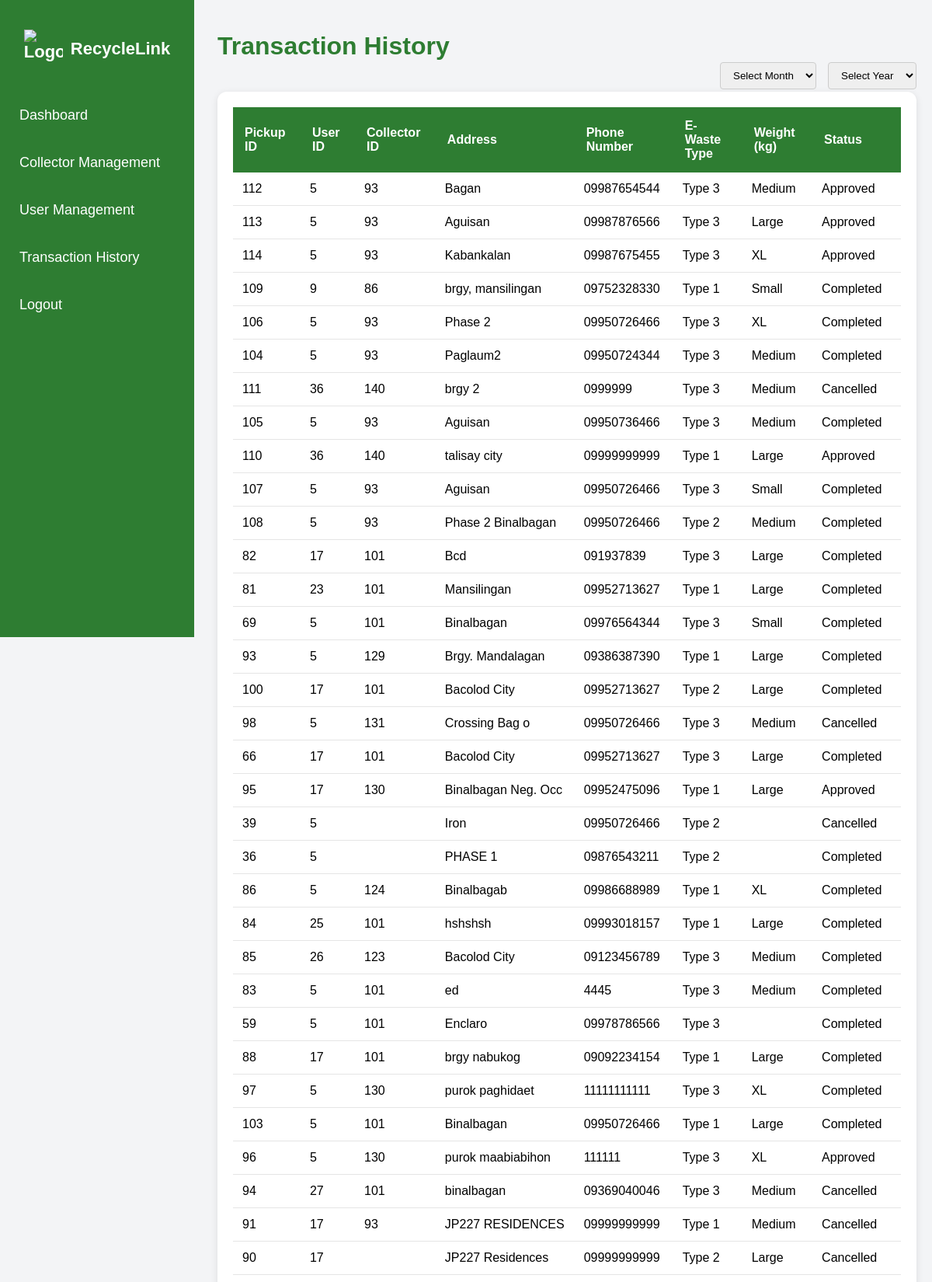
/transaction_history.php (upper part), run on the app's committed database.
### tables this page shows
CREATE TABLE `pickups` (
  `pickup_id` int(11) NOT NULL,
  `user_id` int(11) NOT NULL,
  `collector_id` int(11) UNSIGNED DEFAULT NULL,
  `address` varchar(225) NOT NULL,
  `phone_number` varchar(11) NOT NULL,
  `weight_kg` enum('Small','Medium','Large','XL','') NOT NULL,
  `status` enum('Pending','Approved','Disapproved','Completed','Cancelled') DEFAULT 'Pending',
  `pickup_time` time NOT NULL,
  `pickup_date` date NOT NULL DEFAULT current_timestamp(),
  `e_waste_type` enum('Type 1','Type 2','Type 3','Type 4') NOT NULL,
  `reason` varchar(255) DEFAULT NULL,
  `created_at` timestamp NOT NULL DEFAULT current_timestamp()
);

### transaction_history.php (the view, shortened to what this page needs)
<?php
$conn = new mysqli('localhost:3306', 'kayemndjr11_123', 'Kayemondejar123!', 'kayemndjr11_123');
$sql = "SELECT pickup_id, user_id, collector_id, address, phone_number, e_waste_type, weight_kg, status FROM pickups WHERE 1=1";
$sql .= " ORDER BY pickup_date DESC";
$result = $conn->query($sql);
?>
<!DOCTYPE html>
<html lang="en">
<head>
</head>
<body>
    <div class="sidebar">
        <h2><img src="logo.png" alt="Logo"> RecycleLink</h2>
        <ul>
            <li><a href="index.php">Dashboard</a></li>
            <li><a href="collector_admin.php">Collector Management</a></li>
            <li><a href="user_management.php">User Management</a></li>
            <li><a href="transaction_history.php" class="active">Transaction History</a></li>
            <li><a href="logout.php">Logout</a></li>
        </ul>
    </div>
    <div class="main-content">
        <h1>Transaction History</h1>
        <div class="filter-container">
            <form id="filterForm">
                <select id="month" name="month" required>
                    <option value="">Select Month</option>
                </select>
                <select id="year" name="year" required>
                    <option value="">Select Year</option>
                </select>
            </form>
        </div>
        <div class="table-container" id="transactionTable">
            <table>
                <thead>
                    <tr>
                        <th>Pickup ID</th>
                        <th>User ID</th>
                        <th>Collector ID</th>
                        <th>Address</th>
                        <th>Phone Number</th>
                        <th>E-Waste Type</th>
                        <th>Weight (kg)</th>
                        <th>Status</th>
                    </tr>
                </thead>
                <tbody>
                    <?php
                    if ($result->num_rows > 0) {
                        while ($row = $result->fetch_assoc()) {
                            echo "<tr>
                                    <td>" . htmlspecialchars($row['pickup_id']) . "</td>
                                    <td>" . htmlspecialchars($row['user_id']) . "</td>
                                    <td>" . htmlspecialchars($row['collector_id']) . "</td>
                                    <td>" . htmlspecialchars($row['address']) . "</td>
                                    <td>" . htmlspecialchars($row['phone_number']) . "</td>
                                    <td>" . htmlspecialchars($row['e_waste_type']) . "</td>
                                    <td>" . htmlspecialchars($row['weight_kg']) . "</td>
                                    <td>" . htmlspecialchars($row['status']) . "</td>
                                  </tr>";
                        }
                    } else {
                        echo "<tr><td colspan='8'>No records found</td></tr>";
                    }
                    ?>
                </tbody>
            </table>
        </div>
    </div>
</body>
</html>

### transaction_history.php (style rules this page uses)
body { font-family: Arial, sans-serif; background-color: #f3f4f6; margin: 0; padding: 0; }
.sidebar { height: 100vh; width: 250px; position: fixed; background-color: #2e7d32; padding-top: 20px; }
.sidebar h2 { color: white; text-align: center; margin-bottom: 30px; font-size: 22px; display: flex; align-items: center; justify-content: center; }
.sidebar h2 img { width: 50px; height: 50px; margin-right: 10px; vertical-align: middle; }
.sidebar ul { list-style-type: none; padding: 0; }
.sidebar ul li { padding: 10px; text-align: left; }
.sidebar ul li a { text-decoration: none; color: white; font-size: 18px; padding: 10px 15px; display: block; }
.main-content { margin-left: 260px; padding: 20px; }
.main-content h1 { color: #2e7d32; font-weight: bold; margin-bottom: 20px; }
.table-container { background: white; border-radius: 12px; box-shadow: 0 2px 10px rgba(0, 0, 0, 0.1); overflow: hidden; padding: 20px; margin-top: 40px; }
table { width: 100%; border-collapse: collapse; margin-bottom: 10px; }
table thead { background: #2e7d32; color: white; }
table thead th { padding: 15px; text-align: left; }
table tbody tr { border-bottom: 1px solid #e5e5e5; }
table td { padding: 12px; }
.filter-container { position: absolute; top: 80px; right: 20px; margin-bottom: 20px; }
.filter-container form { display: flex; align-items: center; gap: 15px; }
.filter-container select, .filter-container button { padding: 8px 12px; border-radius: 4px; border: 1px solid #ccc; }

### data on the page
pickups: pickup_id "112", user "5", collector "93", address "Bagan", phone_number "09987654544", e_waste_type "Type 3", weight_kg "Medium", status "Approved"
pickups: pickup_id "113", user "5", collector "93", address "Aguisan", phone_number "09987876566", e_waste_type "Type 3", weight_kg "Large", status "Approved"
pickups: pickup_id "114", user "5", collector "93", address "Kabankalan", phone_number "09987675455", e_waste_type "Type 3", weight_kg "XL", status "Approved"
pickups: pickup_id "109", user "9", collector "86", address "brgy, mansilingan", phone_number "09752328330", e_waste_type "Type 1", weight_kg "Small", status "Completed"
pickups: pickup_id "106", user "5", collector "93", address "Phase 2", phone_number "09950726466", e_waste_type "Type 3", weight_kg "XL", status "Completed"
pickups: pickup_id "104", user "5", collector "93", address "Paglaum2", phone_number "09950724344", e_waste_type "Type 3", weight_kg "Medium", status "Completed"
pickups: pickup_id "111", user "36", collector "140", address "brgy 2", phone_number "0999999", e_waste_type "Type 3", weight_kg "Medium", status "Cancelled"
pickups: pickup_id "105", user "5", collector "93", address "Aguisan", phone_number "09950736466", e_waste_type "Type 3", weight_kg "Medium", status "Completed"
pickups: pickup_id "110", user "36", collector "140", address "talisay city", phone_number "09999999999", e_waste_type "Type 1", weight_kg "Large", status "Approved"
pickups: pickup_id "107", user "5", collector "93", address "Aguisan", phone_number "09950726466", e_waste_type "Type 3", weight_kg "Small", status "Completed"
pickups: pickup_id "108", user "5", collector "93", address "Phase 2 Binalbagan", phone_number "09950726466", e_waste_type "Type 2", weight_kg "Medium", status "Completed"
pickups: pickup_id "82", user "17", collector "101", address "Bcd", phone_number "091937839", e_waste_type "Type 3", weight_kg "Large", status "Completed"
pickups: pickup_id "81", user "23", collector "101", address "Mansilingan", phone_number "09952713627", e_waste_type "Type 1", weight_kg "Large", status "Completed"
pickups: pickup_id "69", user "5", collector "101", address "Binalbagan", phone_number "09976564344", e_waste_type "Type 3", weight_kg "Small", status "Completed"
pickups: pickup_id "93", user "5", collector "129", address "Brgy. Mandalagan", phone_number "09386387390", e_waste_type "Type 1", weight_kg "Large", status "Completed"
pickups: pickup_id "100", user "17", collector "101", address "Bacolod City", phone_number "09952713627", e_waste_type "Type 2", weight_kg "Large", status "Completed"
pickups: pickup_id "98", user "5", collector "131", address "Crossing Bag o", phone_number "09950726466", e_waste_type "Type 3", weight_kg "Medium", status "Cancelled"
pickups: pickup_id "66", user "17", collector "101", address "Bacolod City", phone_number "09952713627", e_waste_type "Type 3", weight_kg "Large", status "Completed"
pickups: pickup_id "95", user "17", collector "130", address "Binalbagan Neg. Occ", phone_number "09952475096", e_waste_type "Type 1", weight_kg "Large", status "Approved"
pickups: pickup_id "39", user "5", address "Iron", phone_number "09950726466", e_waste_type "Type 2", status "Cancelled"
pickups: pickup_id "36", user "5", address "PHASE 1", phone_number "09876543211", e_waste_type "Type 2", status "Completed"
pickups: pickup_id "86", user "5", collector "124", address "Binalbagab", phone_number "09986688989", e_waste_type "Type 1", weight_kg "XL", status "Completed"
pickups: pickup_id "84", user "25", collector "101", address "hshshsh", phone_number "09993018157", e_waste_type "Type 1", weight_kg "Large", status "Completed"
pickups: pickup_id "85", user "26", collector "123", address "Bacolod City", phone_number "09123456789", e_waste_type "Type 3", weight_kg "Medium", status "Completed"
pickups: pickup_id "83", user "5", collector "101", address "ed", phone_number "4445", e_waste_type "Type 3", weight_kg "Medium", status "Completed"
pickups: pickup_id "59", user "5", collector "101", address "Enclaro", phone_number "09978786566", e_waste_type "Type 3", status "Completed"
pickups: pickup_id "88", user "17", collector "101", address "brgy nabukog", phone_number "09092234154", e_waste_type "Type 1", weight_kg "Large", status "Completed"
pickups: pickup_id "97", user "5", collector "130", address "purok paghidaet", phone_number "11111111111", e_waste_type "Type 3", weight_kg "XL", status "Completed"
pickups: pickup_id "103", user "5", collector "101", address "Binalbagan", phone_number "09950726466", e_waste_type "Type 1", weight_kg "Large", status "Completed"
pickups: pickup_id "96", user "5", collector "130", address "purok maabiabihon", phone_number "111111", e_waste_type "Type 3", weight_kg "XL", status "Approved"
pickups: pickup_id "94", user "27", collector "101", address "binalbagan", phone_number "09369040046", e_waste_type "Type 3", weight_kg "Medium", status "Cancelled"
pickups: pickup_id "91", user "17", collector "93", address "JP227 RESIDENCES", phone_number "09999999999", e_waste_type "Type 1", weight_kg "Medium", status "Cancelled"
pickups: pickup_id "90", user "17", address "JP227 Residences", phone_number "09999999999", e_waste_type "Type 2", weight_kg "Large", status "Cancelled"
